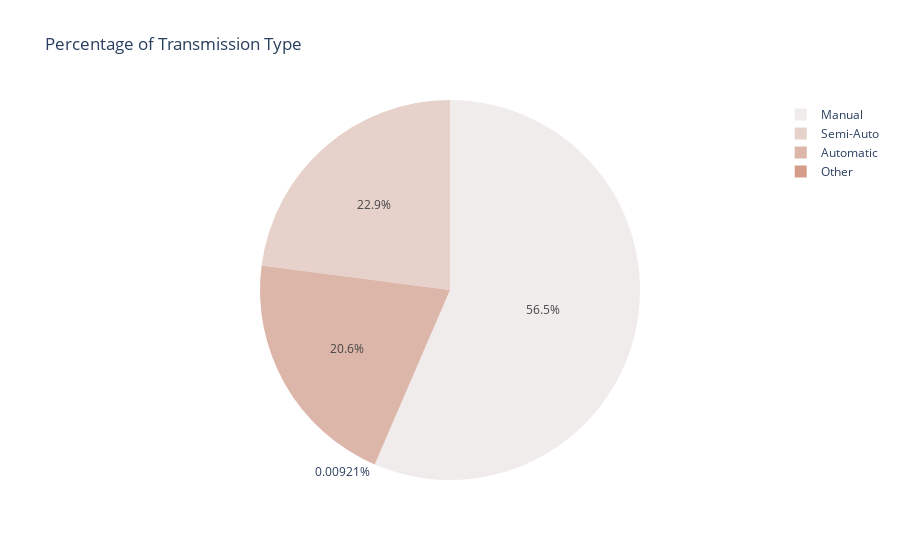

Notebook cell for this chart:
### Code cell
fig = px.pie(df_tr,
            names='transmission',
            values='jumlah',
            title='Percentage of Transmission Type',
            color_discrete_sequence=px.colors.sequential.amp
            )
# fig = go.Figure(data=[go.Pie(labels=df_tr['transmission'], values=df_tr['jumlah'], hole=.65)])
fig.show()

### Figure 1 — Plotly figure (JSON) as saved in the notebook; plotly's stock layout.template omitted (floating-point values rounded to 4 significant figures)
{"data": [{"domain": {"x": [0, 1], "y": [0, 1]}, "hovertemplate": "transmission=%{label}<br>jumlah=%{value}<extra></extra>", "labels": ["Automatic", "Manual", "Other", "Semi-Auto"], "legendgroup": "", "name": "", "showlegend": true, "type": "pie", "values": [22318, 61308, 10, 24903]}], "layout": {"legend": {"tracegroupgap": 0}, "piecolorway": ["rgb(241, 236, 236)", "rgb(230, 209, 203)", "rgb(221, 182, 170)", "rgb(213, 156, 137)", "rgb(205, 129, 103)", "rgb(196, 102, 73)", "rgb(186, 74, 47)", "rgb(172, 44, 36)", "rgb(149, 19, 39)", "rgb(120, 14, 40)", "rgb(89, 13, 31)", "rgb(60, 9, 17)"], "title": {"text": "Percentage of Transmission Type"}}}
